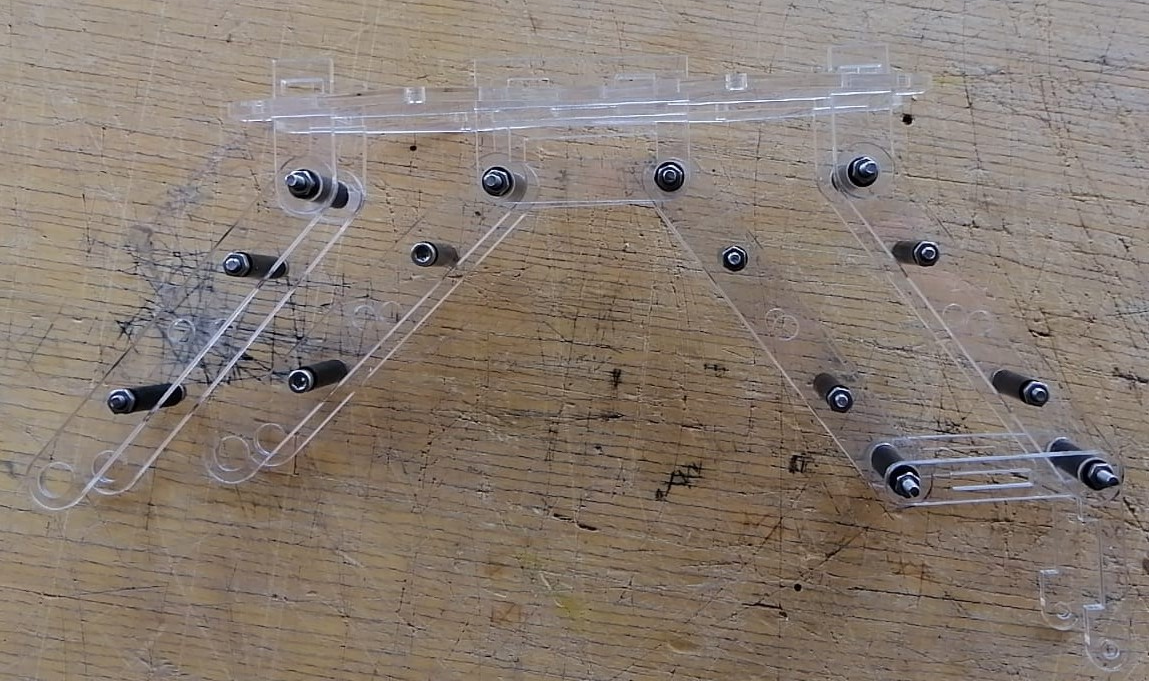
#> input picture Dok/Grafiken/Fotohebelarme.jpg, 1149 x 681 px, given in place of the camera
$ python getstream.py
#> lines starting #> are read from the running program, lines starting #| are printed output that depends on the picture; after the words box and inside, x2 and y2 are one past the last pixel; in counts of white or black regions, pixels touching at a corner belong together
import numpy as np
import cv2
type = 0
#0...orginal, 1...grau
def draw_lines(img, lines, color=[255, 0, 0], thickness=10):
    # If there are no lines to draw, exit.
    if lines is None:
        return img

    img = np.copy(img)
    # Create a blank image that matches the original in size.
    line_img = np.zeros(
        (
            img.shape[0],
            img.shape[1],
            3
        ),
        dtype=np.uint8,
    )
    # Loop over all lines and draw them on the blank image.
    for line in lines:
        for x1, y1, x2, y2 in line:
            cv2.line(line_img, (x1, y1), (x2, y2), color, thickness)
    # Merge the image with the lines onto the original.
    img = cv2.addWeighted(img, 0.8, line_img, 1.0, 0.0)
    # Return the modified image.
    return img

cap = cv2.VideoCapture(0)

while(True):
    # Capture frame-by-frame
    ret, frame = cap.read()
#> frame is the input picture: shape (681, 1149, 3); mean B, G, R 114.3, 123.6, 135.4

    img = frame# Our operations on the frame come here
    gray = cv2.cvtColor(img,cv2.COLOR_BGR2GRAY)
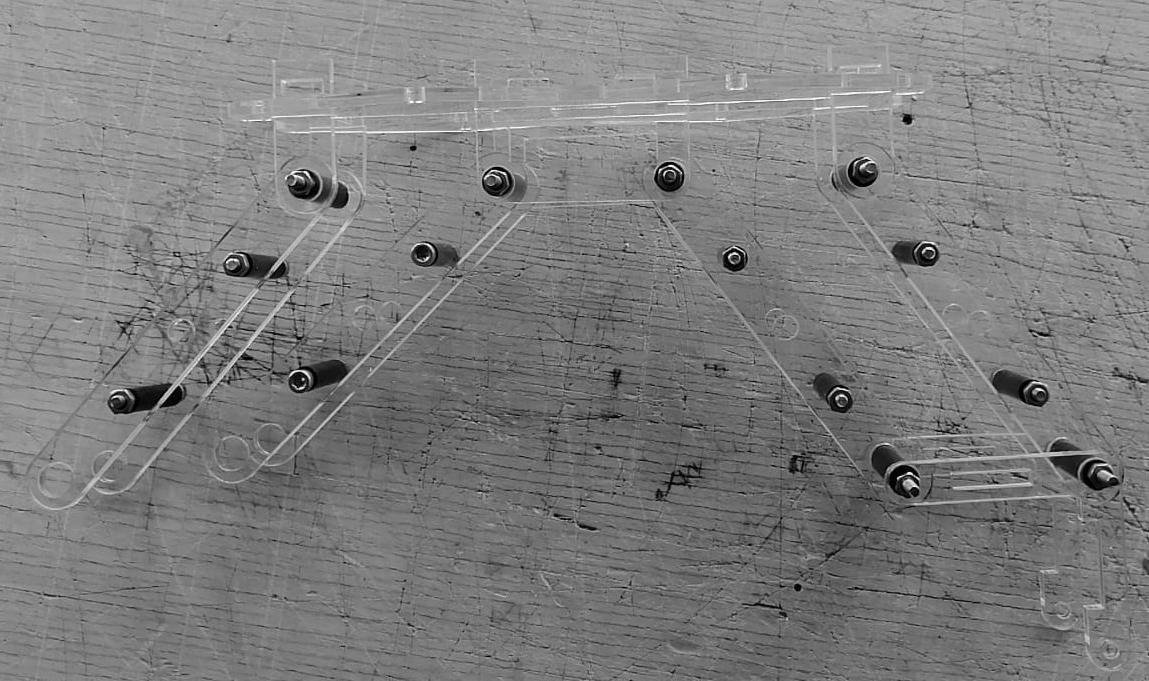
#> gray: shape (681, 1149); min 0, max 255, mean 126.1
    edges = cv2.Canny(gray,50,150,apertureSize = 3)
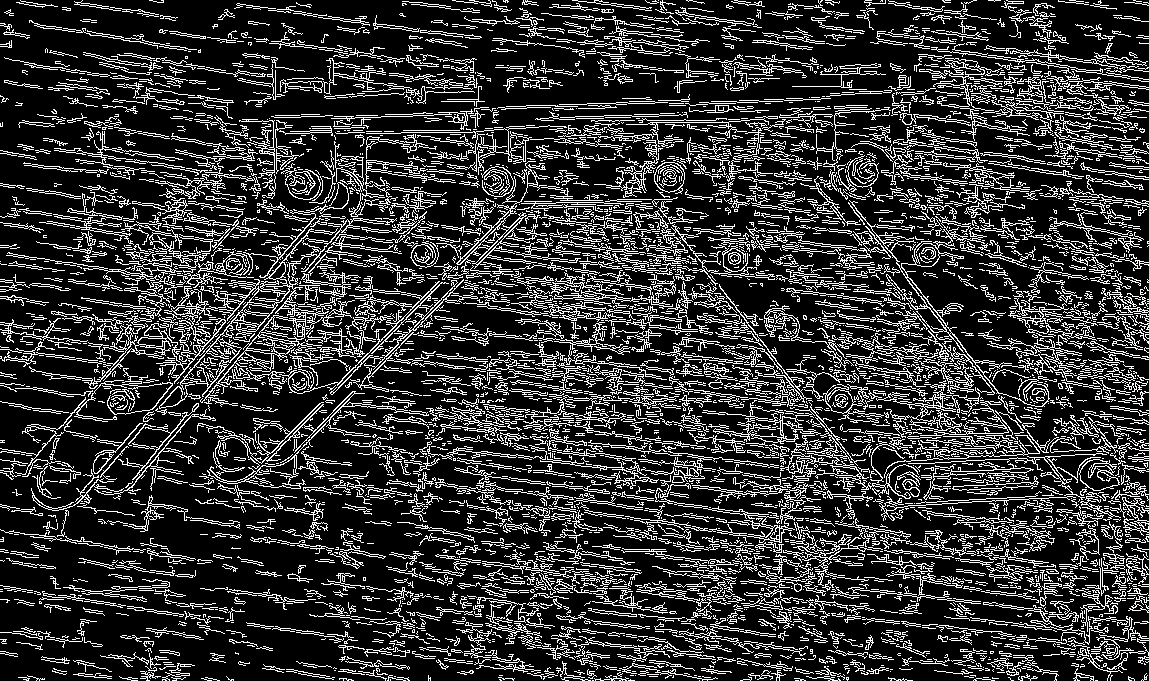
#> edges: shape (681, 1149); 20.4% white in thin lines or dots

    lines = cv2.HoughLinesP(edges, rho=6,theta=np.pi / 30, threshold=400,  lines=np.array([]), minLineLength=50, maxLineGap=50)
#> lines = 780 rows, first 6: [6, 31, 1147, 539], [18, 257, 972, 358], [26, 313, 1143, 430], [33, 410, 1132, 53], [5, 32, 1148, 541], [77, 217, 1110, 677]

    print(lines)
#> (printed output is left out)

    both = draw_lines(img,lines)
#> the loop in draw_lines, `for line in lines:` made 780 passes
#> after the loop in draw_lines, `for line in lines:`:
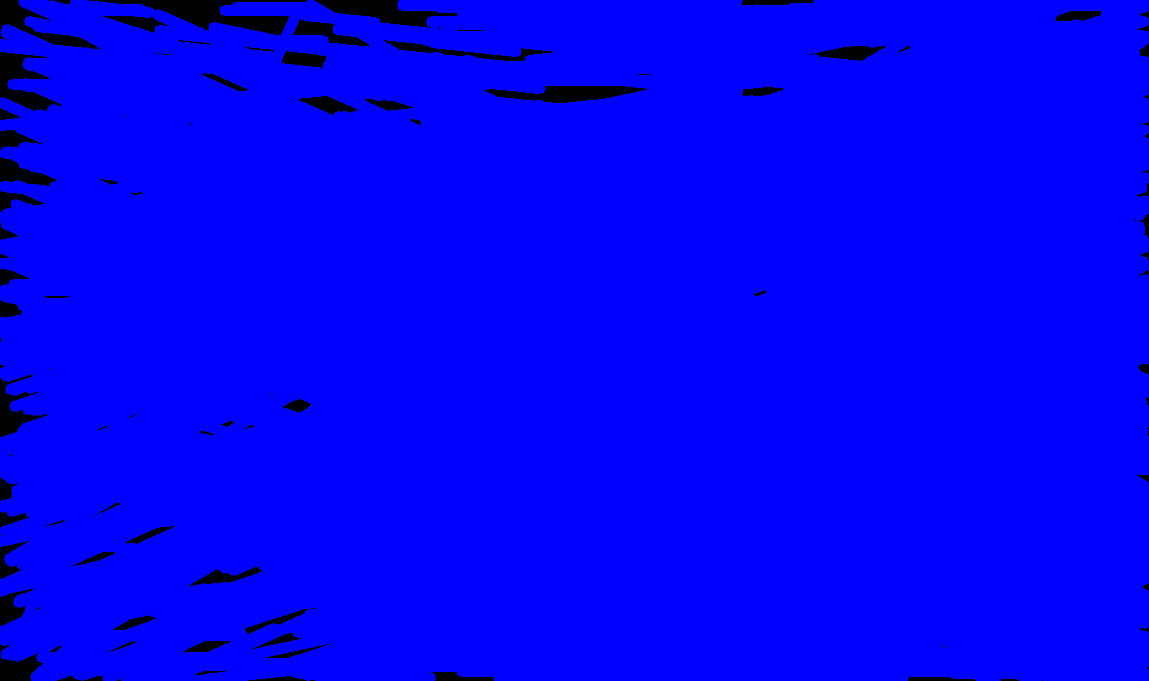
#> line_img: shape (681, 1149, 3); mean of channels 0, 1, 2 247, 0, 0; drawn as B, G, R
#> in draw_lines, `img = cv2.addWeighted(img, 0.8, line_img, 1.0, 0.0)`:
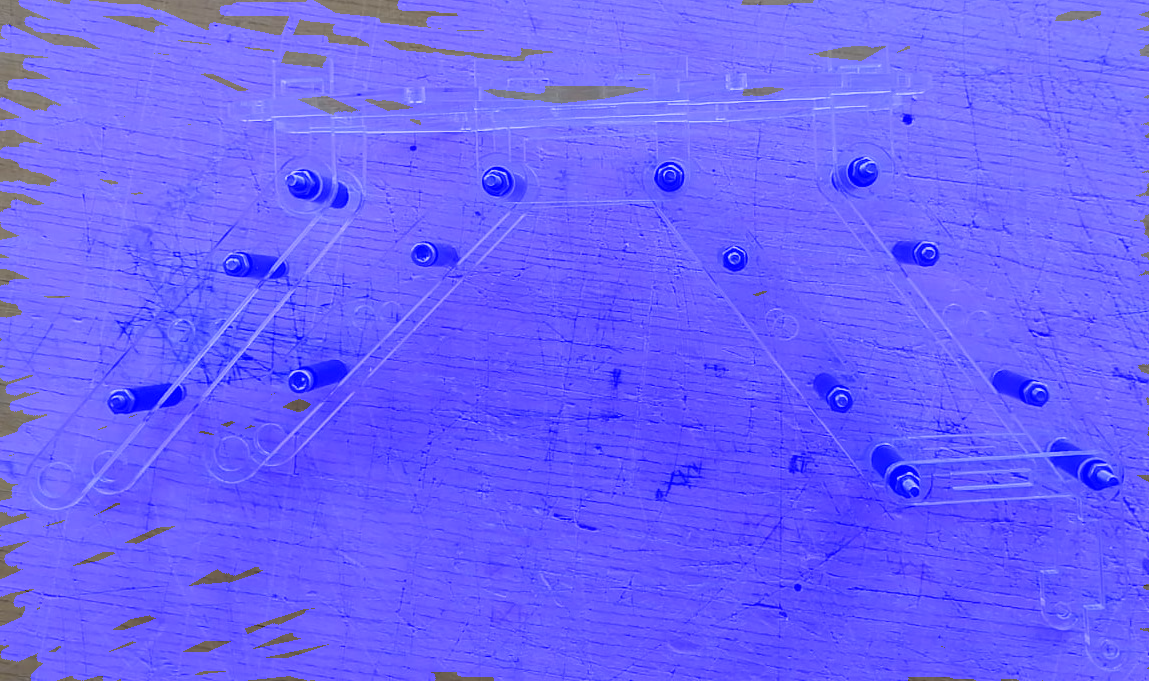
#> img: shape (681, 1149, 3); mean B, G, R 250.3, 98.9, 108.3
    cv2.imshow('grau', gray)
    cv2.imshow('edges',both)

    if cv2.waitKey(1) & 0xFF == ord('q'):
#> (key q is pressed here)
        break


# When everything done, release the capture
cap.release()
cv2.destroyAllWindows()
